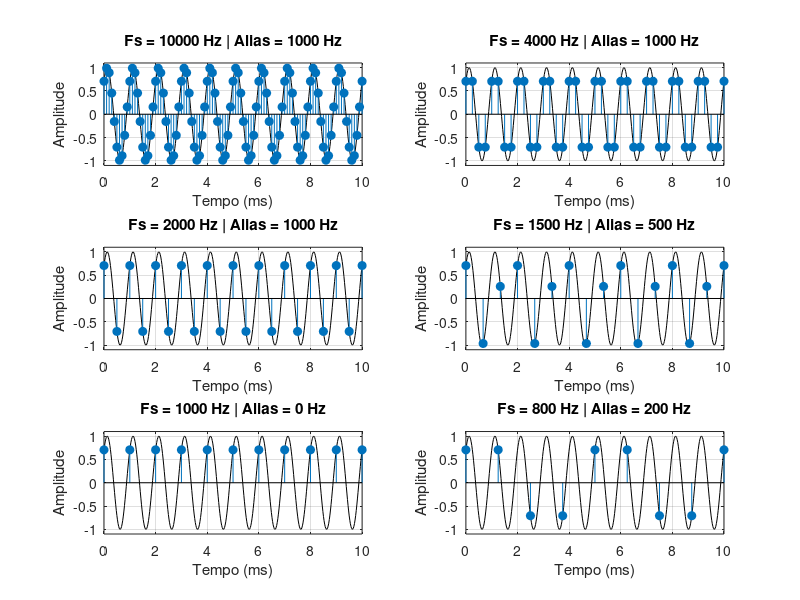

Reproduce this figure in MATLAB.
% sim_aliasing.m

clear; close all; clc;

% Senoide original
f0 = 1000;          % Frequencia original (Hz)
T = 0.5;            % Duracao (s)
fase = deg2rad(45);         % Fase inicial, 45?o

% Frequencia de reproducao do audio
Fa = 44100;

% Frequencias de amostragem a experimentar
% Fs_list = [800 1000 1500 2000 4000 10000];
  Fs_list = [10000 4000 2000 1500 1000 800];

% Sinal original em alta resolucao
ta = (0:1/Fa:T-1/Fa)';
x_original = sin(2*pi*f0*ta + fase);

% Reproducao da senoide original
disp('Senoide original: 1 kHz');
sound(x_original, Fa);
pause(T+0.3);

% Graficos
figure;

for i = 1:length(Fs_list)

    Fs = Fs_list(i);

    % Amostragem
    n = 0:ceil(T*Fs)-1;
    ts = n/Fs;
    xs = sin(2*pi*f0*ts + fase);

    % Frequencia aparente (alias)
    f_alias = abs(mod(f0 + Fs/2, Fs) - Fs/2);

    fprintf('Fs = %5d Hz | Alias = %7.1f Hz\n', ...
             Fs, f_alias);

    % Reconstrucao por Zero-Order Hold
    % Cada amostra permanece constante ate a proxima
    idx = floor(ta*Fs) + 1;
    idx(idx > length(xs)) = length(xs);

    x_audio = xs(idx);

    % Graficos: primeiros 10 ms
    subplot(3,2,i);

    tplot = (0:1/Fa:0.01)';
    xplot = sin(2*pi*f0*tplot + fase);

    plot(tplot*1000, xplot, 'k');
    hold on;
    stem(ts(ts <= 0.01)*1000, ...
         xs(ts <= 0.01), 'filled');

    grid on;
    axis([0 10 -1.1 1.1]);

    title(sprintf('Fs = %d Hz | Alias = %.0f Hz', ...
                  Fs, f_alias));

    xlabel('Tempo (ms)');
    ylabel('Amplitude');

    % Reproducao do sinal amostrado
    fprintf('Reproduzindo Fs = %d Hz...\n', Fs);

    sound(x_audio, Fa);
    pause(T+0.3);

end
